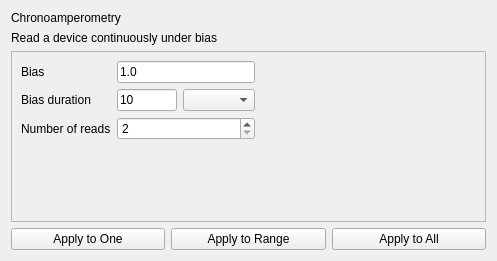
<?xml version="1.0" encoding="UTF-8"?>
<ui version="4.0">
 <class>ChronoAmpParent</class>
 <widget class="QWidget" name="ChronoAmpParent">
  <property name="geometry">
   <rect>
    <x>0</x>
    <y>0</y>
    <width>497</width>
    <height>261</height>
   </rect>
  </property>
  <property name="windowTitle">
   <string>Form</string>
  </property>
  <layout class="QVBoxLayout" name="verticalLayout">
   <item>
    <widget class="QLabel" name="titleLabel">
     <property name="text">
      <string>Chronoamperometry</string>
     </property>
    </widget>
   </item>
   <item>
    <widget class="QLabel" name="descriptionLabel">
     <property name="text">
      <string>Read a device continuously under bias</string>
     </property>
    </widget>
   </item>
   <item>
    <widget class="QScrollArea" name="scrollArea">
     <property name="widgetResizable">
      <bool>true</bool>
     </property>
     <widget class="QWidget" name="scrollAreaWidgetContents">
      <property name="geometry">
       <rect>
        <x>0</x>
        <y>0</y>
        <width>477</width>
        <height>168</height>
       </rect>
      </property>
      <layout class="QHBoxLayout" name="horizontalLayout_2">
       <property name="leftMargin">
        <number>0</number>
       </property>
       <property name="topMargin">
        <number>0</number>
       </property>
       <property name="rightMargin">
        <number>0</number>
       </property>
       <property name="bottomMargin">
        <number>0</number>
       </property>
       <item>
        <widget class="QFrame" name="frame">
         <property name="frameShape">
          <enum>QFrame::NoFrame</enum>
         </property>
         <property name="frameShadow">
          <enum>QFrame::Raised</enum>
         </property>
         <layout class="QGridLayout" name="gridLayout" columnstretch="0,2,5">
          <item row="3" column="0">
           <spacer name="verticalSpacer">
            <property name="orientation">
             <enum>Qt::Vertical</enum>
            </property>
            <property name="sizeHint" stdset="0">
             <size>
              <width>20</width>
              <height>40</height>
             </size>
            </property>
           </spacer>
          </item>
          <item row="0" column="1">
           <widget class="QLineEdit" name="biasEdit">
            <property name="text">
             <string>1.0</string>
            </property>
           </widget>
          </item>
          <item row="1" column="0">
           <widget class="QLabel" name="label_2">
            <property name="text">
             <string>Bias duration</string>
            </property>
           </widget>
          </item>
          <item row="2" column="0">
           <widget class="QLabel" name="label_3">
            <property name="text">
             <string>Number of reads</string>
            </property>
           </widget>
          </item>
          <item row="0" column="0">
           <widget class="QLabel" name="label">
            <property name="text">
             <string>Bias</string>
            </property>
           </widget>
          </item>
          <item row="2" column="1">
           <widget class="QSpinBox" name="numReadsBox">
            <property name="minimum">
             <number>2</number>
            </property>
            <property name="maximum">
             <number>100000</number>
            </property>
           </widget>
          </item>
          <item row="0" column="2">
           <spacer name="horizontalSpacer">
            <property name="orientation">
             <enum>Qt::Horizontal</enum>
            </property>
            <property name="sizeHint" stdset="0">
             <size>
              <width>40</width>
              <height>20</height>
             </size>
            </property>
           </spacer>
          </item>
          <item row="1" column="1">
           <layout class="QHBoxLayout" name="horizontalLayout_3" stretch="1,1">
            <item>
             <widget class="QLineEdit" name="pwValEdit">
              <property name="minimumSize">
               <size>
                <width>60</width>
                <height>0</height>
               </size>
              </property>
              <property name="text">
               <string>10</string>
              </property>
             </widget>
            </item>
            <item>
             <widget class="QComboBox" name="pwMulComboBox"/>
            </item>
           </layout>
          </item>
         </layout>
        </widget>
       </item>
      </layout>
     </widget>
    </widget>
   </item>
   <item>
    <layout class="QHBoxLayout" name="horizontalLayout">
     <item>
      <widget class="QPushButton" name="applyOneButton">
       <property name="text">
        <string>Apply to One</string>
       </property>
      </widget>
     </item>
     <item>
      <widget class="QPushButton" name="applyRangeButton">
       <property name="text">
        <string>Apply to Range</string>
       </property>
      </widget>
     </item>
     <item>
      <widget class="QPushButton" name="applyAllButton">
       <property name="text">
        <string>Apply to All</string>
       </property>
      </widget>
     </item>
    </layout>
   </item>
  </layout>
 </widget>
 <resources/>
 <connections/>
</ui>
